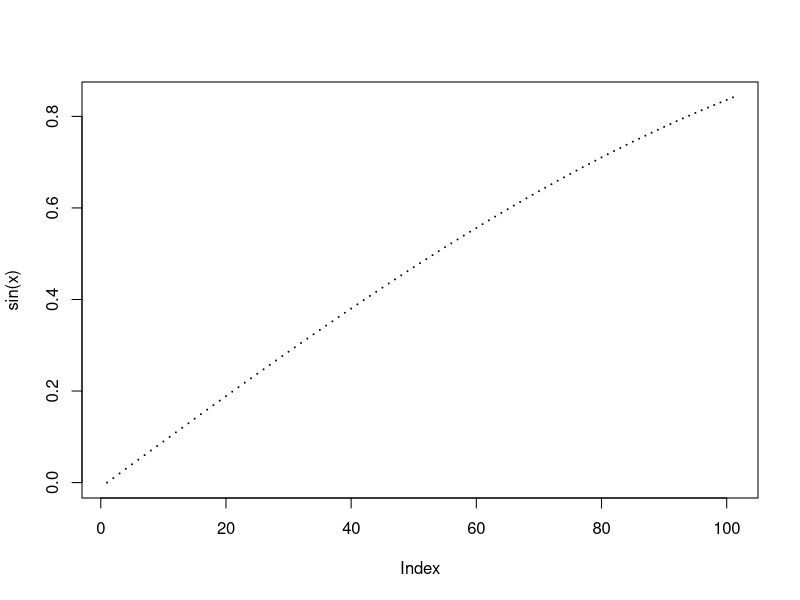
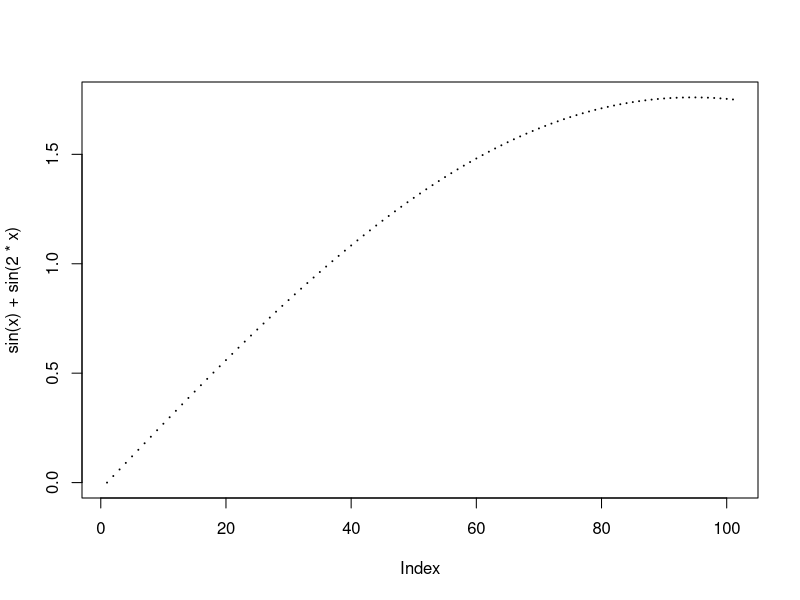
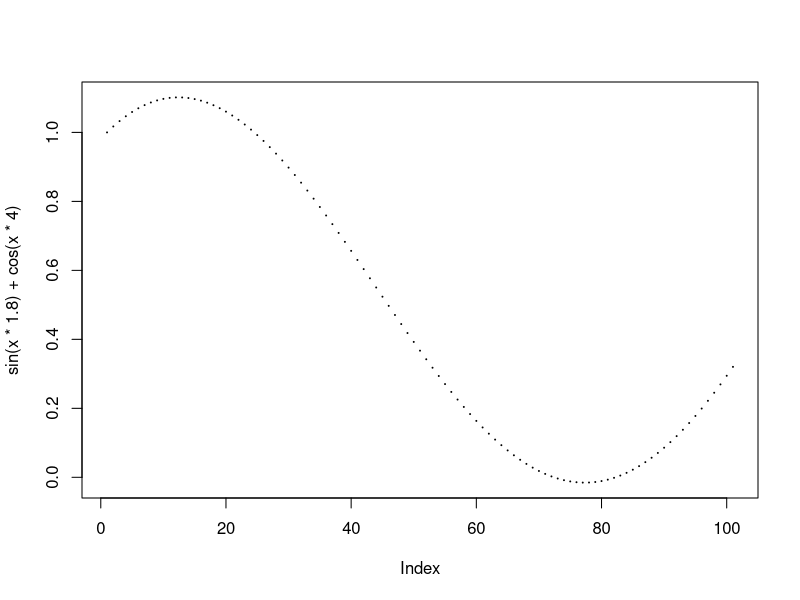
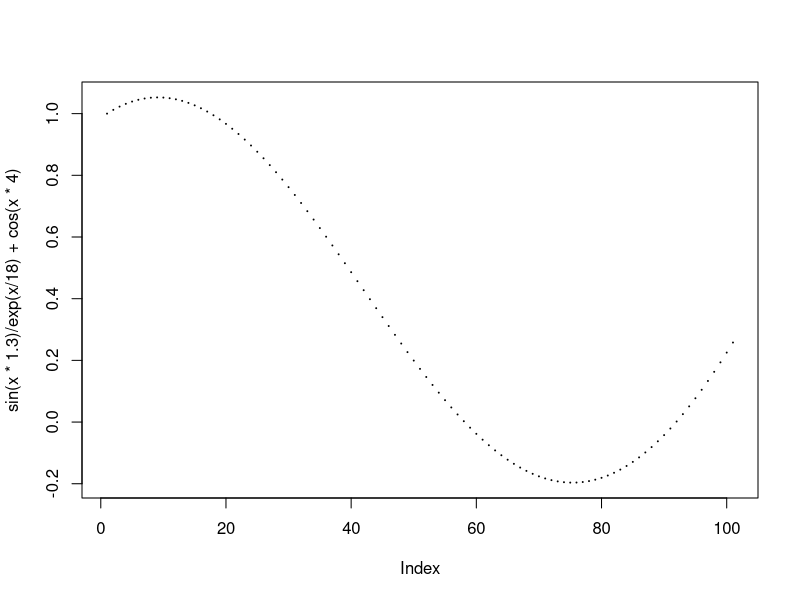
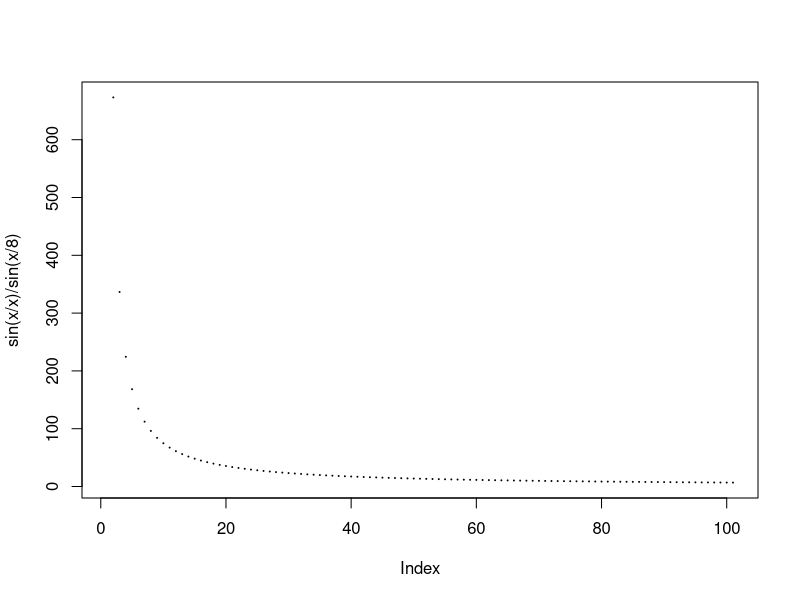
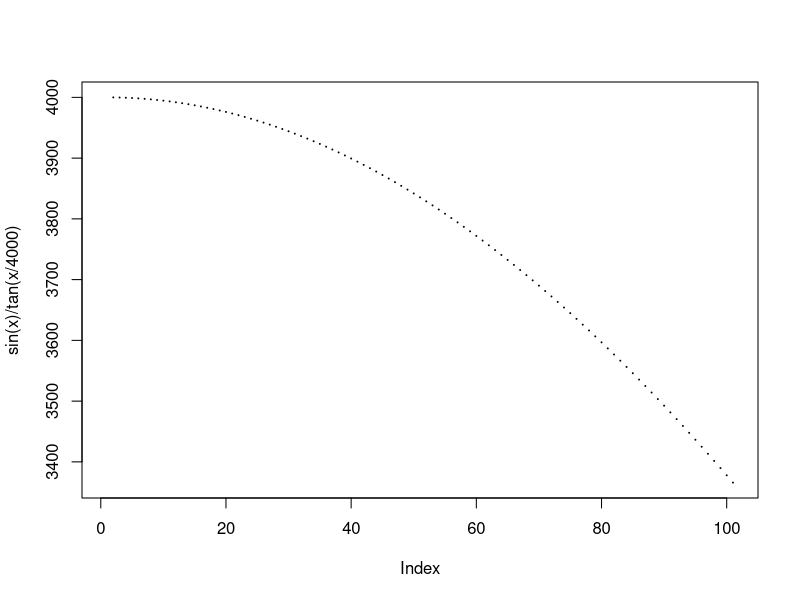
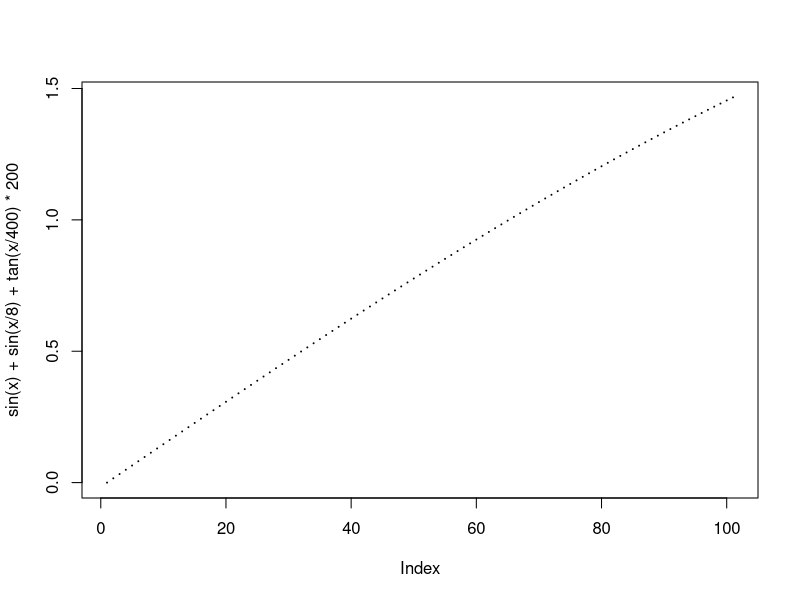
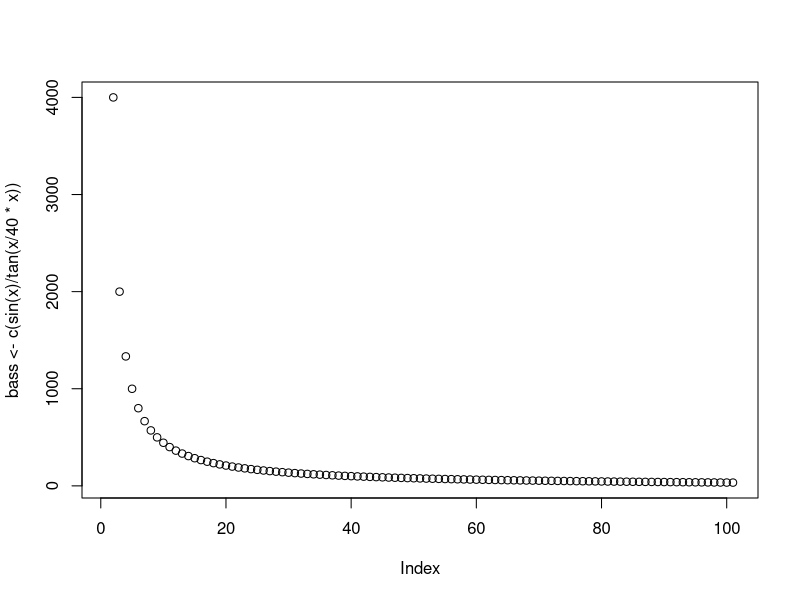

Source code (R) for these figures, in order:
x <- seq(0,1, 0.01)

plot(sin(x), cex=0.1)
plot(sin(x)+sin(2*x), cex=0.1)

plot(sin(x*1.8)+cos(x*4), cex=0.1)
plot(sin(x*1.3)/exp(x/18)+cos(x*4), cex=0.1) ## expo negativo y sin
plot(sin(x/x)/sin(x/8), cex=0.1)

## bass
plot(sin(x)/tan(x/4000), cex=0.1) ## estable
plot(sin(x)+sin(x/8)+tan(x/400)*200, cex=0.1)


## write file
plot(bass <- c(sin(x)/tan(x/40*x))) ## getting down
plot(bass <- c(x*sin(x)/exp(x*x)*10000)) ## sigmoid alike

## fabs
plot(bass <- c(sin(x)/tan(x*40))*5000)


plot(bass <- c(sin(x)/tan(x*40))*5000, col="red")
plot(line2 <- c(sin(x*x)+sin(x)*1000), col="green")
plot(line3 <- c(sin(x)+sin(x*x)*2000), col="gray")

write(bass, file="bass.txt", ncolumns=1)
write(line2, file="line2.txt", ncolumns=1)
write(line3, file="line3.txt", ncolumns=1)


